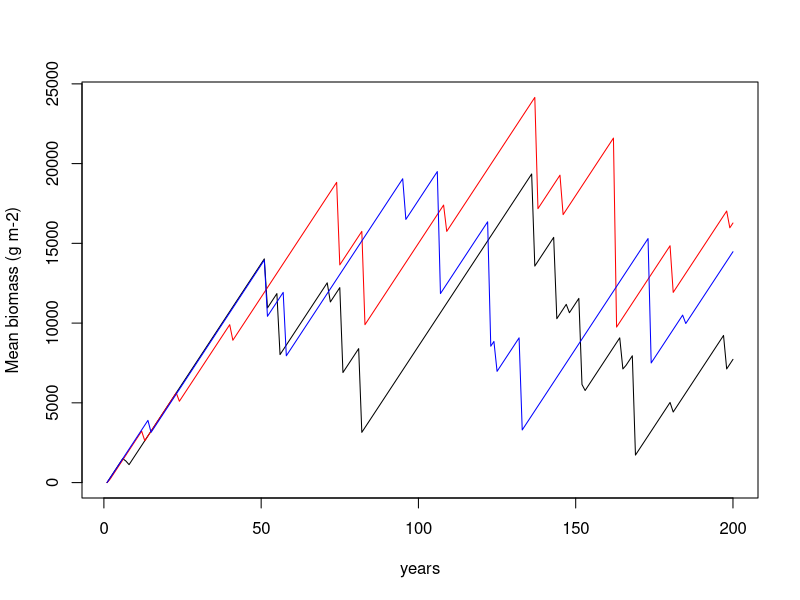
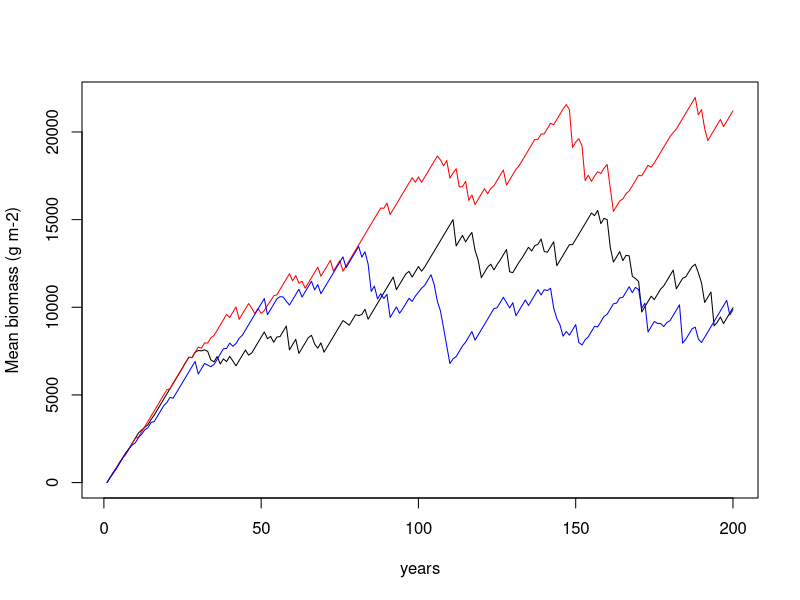
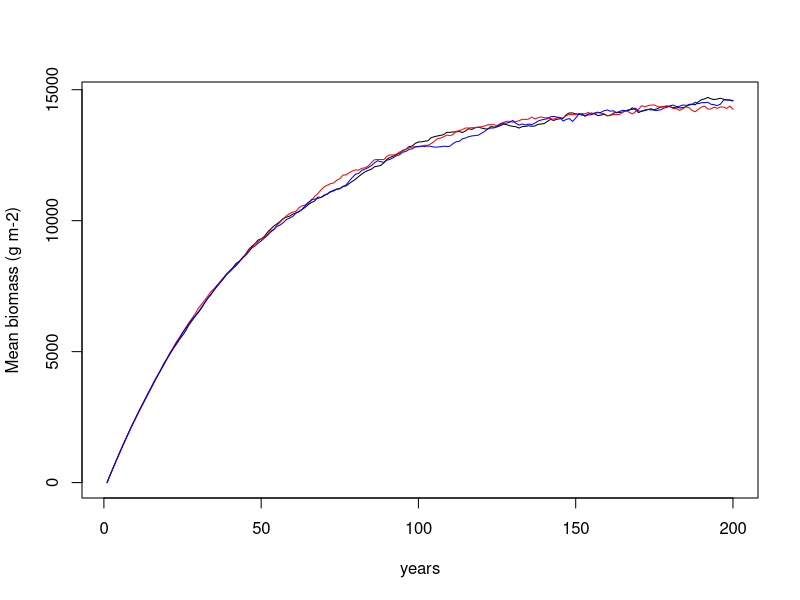
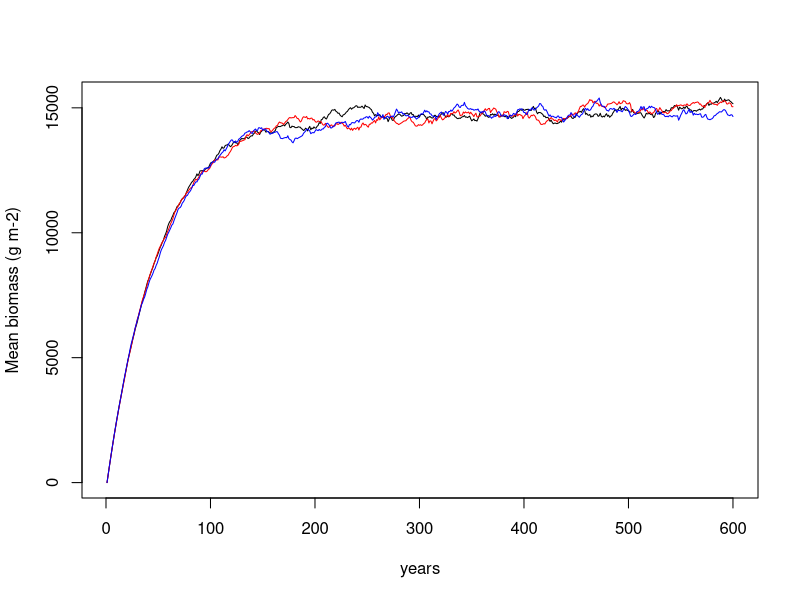
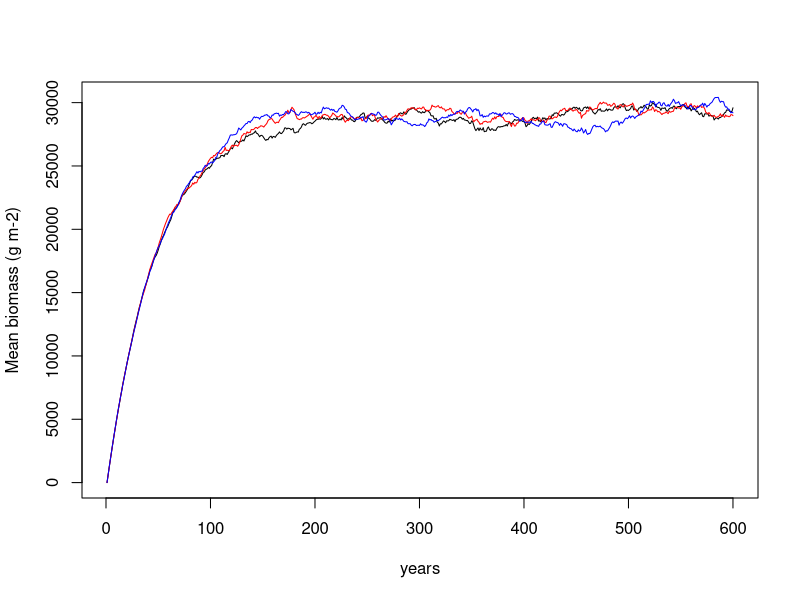

These figures' R source, in order: (Note: a time limit stopped this script after it produced the figures.)
## ---- chunk 1
knitr::opts_chunk$set(echo = TRUE)
## ---- chunk 2
simulation_years <- 200

num_trees_side1 <- 2
num_trees_side2 <- 2

veg <- array(NA, dim = c(simulation_years, num_trees_side1, num_trees_side2))
## ---- chunk 3
dim(veg)
## ---- chunk 4
veg[3, 2, 1]<- 6

## ---- chunk 5
veg[1, , ] <- 0
## ---- chunk 6
for(i in 2:simulation_years){ # YEAR LOOP
  for(j in 1:num_trees_side1){ #ROW LOOP
    for(k in 1:num_trees_side2){ #COLUMN LOOP
      
      #DELETE THIS AFTER YOU SEE HOW THE LOOP WORKS
      
      #print(paste0("i is: ",i, ", j is: ", j, ", k is: ", k))
      
      # THIS IS WHERE YOU WILL INSERT EQUATION WHERE 
      #THE INDEXES i,j, and k ARE USED TO REFERENCE
      #THE VEG ARRAY
    }
  }
}
## ---- chunk 7
#Insert Answer 3 here 
veg[1, , ] <- 0

for(i in 2:simulation_years){ # YEAR LOOP
  for(j in 1:num_trees_side1){ #ROW LOOP
    for(k in 1:num_trees_side2){ #COLUMN LOOP
      veg[i,j,k]<- 100
    }
  }
}

## ---- chunk 8
veg[1, , ] <- 0
mortality <- 0.02
npp <- 300

for(i in 2:simulation_years){ # YEAR LOOP
  for(j in 1:num_trees_side1){ #ROW LOOP
    for(k in 1:num_trees_side2){ #COLUMN LOOP
      veg[i,j,k]<- veg[i-1,j,k] + npp
      rvar <- runif(n = 1, min = 0, max = 1)
      if(rvar < mortality){  
      veg[i,j,k] <-  0}
    }
  }
}

## ---- chunk 9
#THIS INITIALIZES AN ARRAY THAT WE WILL USE TO SAVE THE SPATIAL MEAN OF THE FOREST AT EACH TIME-STEP

forest_average1 <- array(NA, dim = c(simulation_years))

#THIS LOOPS THROUGH THE TIME-STEP
for(i in 1:simulation_years){
	#THIS CALCULATES THE MEAN OF THE ARRAY FOR EACH YEAR ‘i'
	forest_average1[i] <- mean(veg[i, , ])
}
## ---- chunk 10
#2nd simulation

veg[1, , ] <- 0
mortality <- 0.02
npp <- 300

for(i in 2:simulation_years){ # YEAR LOOP
  for(j in 1:num_trees_side1){ #ROW LOOP
    for(k in 1:num_trees_side2){ #COLUMN LOOP
      veg[i,j,k]<- veg[i-1,j,k] + npp
      rvar <- runif(n = 1, min = 0, max = 1)
      if(rvar < mortality){  
      veg[i,j,k] <-  0}
    }
  }
}

forest_average2 <- array(NA, dim = c(simulation_years))

#THIS LOOPS THROUGH THE TIME-STEP
for(i in 1:simulation_years){
	#THIS CALCULATES THE MEAN OF THE ARRAY FOR EACH YEAR ‘i'
	forest_average2[i] <- mean(veg[i, , ])
}

#3rd simulation
veg[1, , ] <- 0
mortality <- 0.02
npp <- 300

for(i in 2:simulation_years){ # YEAR LOOP
  for(j in 1:num_trees_side1){ #ROW LOOP
    for(k in 1:num_trees_side2){ #COLUMN LOOP
      veg[i,j,k]<- veg[i-1,j,k] + npp
      rvar <- runif(n = 1, min = 0, max = 1)
      if(rvar < mortality){  
      veg[i,j,k] <-  0}
    }
  }
}

forest_average3 <- array(NA, dim = c(simulation_years))

#THIS LOOPS THROUGH THE TIME-STEP
for(i in 1:simulation_years){
	#THIS CALCULATES THE MEAN OF THE ARRAY FOR EACH YEAR ‘i'
	forest_average3[i] <- mean(veg[i, , ])
}

## ---- chunk 11
#THIS CREATES A YEAR VECTOR THAT IS USED IN PLOTTING
year <- seq(1, simulation_years ,1)

#SIMPLE PLOTTING FUNCTION

#Get the range from the three simulations
ylimits <- range(c(forest_average1,forest_average2,forest_average3))

#Plot first simulation
plot(year, forest_average1, type = 'l', xlab = 'years', ylab = 'Mean biomass (g m-2)', ylim = ylimits)
#Add the second simulation
points(year, forest_average2, type= 'l' , col = 'red')
#Add the third simulation
points(year, forest_average3, type = 'l', col = 'blue')
## ---- chunk 12
num_trees_side1 <- 5
num_trees_side2 <- 5
veg <- array(NA, dim = c(simulation_years, num_trees_side1, num_trees_side2))

## ---- chunk 13

forest_average1 <- array(NA, dim = c(simulation_years))

#THIS LOOPS THROUGH THE TIME-STEP
for(i in 1:simulation_years){
	#THIS CALCULATES THE MEAN OF THE ARRAY FOR EACH YEAR ‘i'
	forest_average1[i] <- mean(veg[i, , ])
}
## ---- chunk 14
#1st simulation
veg[1, , ] <- 0
mortality <- 0.02
npp <- 300

for(i in 2:simulation_years){ # YEAR LOOP
  for(j in 1:num_trees_side1){ #ROW LOOP
    for(k in 1:num_trees_side2){ #COLUMN LOOP
      veg[i,j,k]<- veg[i-1,j,k] + npp
      rvar <- runif(n = 1, min = 0, max = 1)
      if(rvar < mortality){  
      veg[i,j,k] <-  0}
    }
  }
}

forest_average1 <- array(NA, dim = c(simulation_years))

#THIS LOOPS THROUGH THE TIME-STEP
for(i in 1:simulation_years){
	#THIS CALCULATES THE MEAN OF THE ARRAY FOR EACH YEAR ‘i'
	forest_average1[i] <- mean(veg[i, , ])
}

#2nd simulation

veg[1, , ] <- 0
mortality <- 0.02
npp <- 300

for(i in 2:simulation_years){ # YEAR LOOP
  for(j in 1:num_trees_side1){ #ROW LOOP
    for(k in 1:num_trees_side2){ #COLUMN LOOP
      veg[i,j,k]<- veg[i-1,j,k] + npp
      rvar <- runif(n = 1, min = 0, max = 1)
      if(rvar < mortality){  
      veg[i,j,k] <-  0}
    }
  }
}

forest_average2 <- array(NA, dim = c(simulation_years))

#THIS LOOPS THROUGH THE TIME-STEP
for(i in 1:simulation_years){
	#THIS CALCULATES THE MEAN OF THE ARRAY FOR EACH YEAR ‘i'
	forest_average2[i] <- mean(veg[i, , ])
}

#3rd simulation
veg[1, , ] <- 0
mortality <- 0.02
npp <- 300

for(i in 2:simulation_years){ # YEAR LOOP
  for(j in 1:num_trees_side1){ #ROW LOOP
    for(k in 1:num_trees_side2){ #COLUMN LOOP
      veg[i,j,k]<- veg[i-1,j,k] + npp
      rvar <- runif(n = 1, min = 0, max = 1)
      if(rvar < mortality){  
      veg[i,j,k] <-  0}
    }
  }
}

forest_average3 <- array(NA, dim = c(simulation_years))

#THIS LOOPS THROUGH THE TIME-STEP
for(i in 1:simulation_years){
	#THIS CALCULATES THE MEAN OF THE ARRAY FOR EACH YEAR ‘i'
	forest_average3[i] <- mean(veg[i, , ])
}
## ---- chunk 15
#Note: echo = FALSE turns off the printing of the code and only shows the plot
#INSERT CODE FOR PLOT
year <- seq(1, simulation_years ,1)

#SIMPLE PLOTTING FUNCTION

#Get the range from the three simulations
ylimits <- range(c(forest_average1,forest_average2,forest_average3))

#Plot first simulation
plot(year, forest_average1, type = 'l', xlab = 'years', ylab = 'Mean biomass (g m-2)', ylim = ylimits)
#Add the second simulation
points(year, forest_average2, type= 'l' , col = 'red')
#Add the third simulation
points(year, forest_average3, type = 'l', col = 'blue')

## ---- chunk 16
num_trees_side1 <- 50
num_trees_side2 <- 50
veg <- array(NA, dim = c(simulation_years, num_trees_side1, num_trees_side2))
## ---- chunk 17
#1st simulation
veg[1, , ] <- 0
mortality <- 0.02
npp <- 300

for(i in 2:simulation_years){ # YEAR LOOP
  for(j in 1:num_trees_side1){ #ROW LOOP
    for(k in 1:num_trees_side2){ #COLUMN LOOP
      veg[i,j,k]<- veg[i-1,j,k] + npp
      rvar <- runif(n = 1, min = 0, max = 1)
      if(rvar < mortality){  
      veg[i,j,k] <-  0}
    }
  }
}

forest_average1 <- array(NA, dim = c(simulation_years))

#THIS LOOPS THROUGH THE TIME-STEP
for(i in 1:simulation_years){
	#THIS CALCULATES THE MEAN OF THE ARRAY FOR EACH YEAR ‘i'
	forest_average1[i] <- mean(veg[i, , ])
}

#2nd simulation

veg[1, , ] <- 0
mortality <- 0.02
npp <- 300

for(i in 2:simulation_years){ # YEAR LOOP
  for(j in 1:num_trees_side1){ #ROW LOOP
    for(k in 1:num_trees_side2){ #COLUMN LOOP
      veg[i,j,k]<- veg[i-1,j,k] + npp
      rvar <- runif(n = 1, min = 0, max = 1)
      if(rvar < mortality){  
      veg[i,j,k] <-  0}
    }
  }
}

forest_average2 <- array(NA, dim = c(simulation_years))

#THIS LOOPS THROUGH THE TIME-STEP
for(i in 1:simulation_years){
	#THIS CALCULATES THE MEAN OF THE ARRAY FOR EACH YEAR ‘i'
	forest_average2[i] <- mean(veg[i, , ])
}

#3rd simulation
veg[1, , ] <- 0
mortality <- 0.02
npp <- 300

for(i in 2:simulation_years){ # YEAR LOOP
  for(j in 1:num_trees_side1){ #ROW LOOP
    for(k in 1:num_trees_side2){ #COLUMN LOOP
      veg[i,j,k]<- veg[i-1,j,k] + npp
      rvar <- runif(n = 1, min = 0, max = 1)
      if(rvar < mortality){  
      veg[i,j,k] <-  0}
    }
  }
}

forest_average3 <- array(NA, dim = c(simulation_years))

#THIS LOOPS THROUGH THE TIME-STEP
for(i in 1:simulation_years){
	#THIS CALCULATES THE MEAN OF THE ARRAY FOR EACH YEAR ‘i'
	forest_average3[i] <- mean(veg[i, , ])
}

#Note: echo = FALSE turns off the printing of the code and only shows the plot
#INSERT CODE FOR PLOT
year <- seq(1, simulation_years ,1)

#SIMPLE PLOTTING FUNCTION

#Get the range from the three simulations
ylimits <- range(c(forest_average1,forest_average2,forest_average3))

#Plot first simulation
plot(year, forest_average1, type = 'l', xlab = 'years', ylab = 'Mean biomass (g m-2)', ylim = ylimits)
#Add the second simulation
points(year, forest_average2, type= 'l' , col = 'red')
#Add the third simulation
points(year, forest_average3, type = 'l', col = 'blue')


## ---- chunk 18
#EXAMPLE CODE TO BUILD A TABLE

sensitivity <- array(NA, dim = c(3, 4))

row.names(sensitivity) <- c('Baseline', '2xgrowth', '0.5xmortality')
colnames(sensitivity) <- c('growth parameter', 'mortality parameter', 'biomass',
                          '% change')
sensitivity

## ---- chunk 19
simulation_years <- 600
num_trees_side1 <- 50
num_trees_side2 <- 50
veg <- array(NA, dim = c(simulation_years, num_trees_side1, num_trees_side2))

#1st simulation
veg[1, , ] <- 0
mortality <- 0.02
npp <- 300

for(i in 2:simulation_years){ # YEAR LOOP
  for(j in 1:num_trees_side1){ #ROW LOOP
    for(k in 1:num_trees_side2){ #COLUMN LOOP
      veg[i,j,k]<- veg[i-1,j,k] + npp
      rvar <- runif(n = 1, min = 0, max = 1)
      if(rvar < mortality){  
      veg[i,j,k] <-  0}
    }
  }
}

forest_average1 <- array(NA, dim = c(simulation_years))

#THIS LOOPS THROUGH THE TIME-STEP
for(i in 1:simulation_years){
	#THIS CALCULATES THE MEAN OF THE ARRAY FOR EACH YEAR ‘i'
	forest_average1[i] <- mean(veg[i, , ])
}

#2nd simulation

veg[1, , ] <- 0
mortality <- 0.02
npp <- 300

for(i in 2:simulation_years){ # YEAR LOOP
  for(j in 1:num_trees_side1){ #ROW LOOP
    for(k in 1:num_trees_side2){ #COLUMN LOOP
      veg[i,j,k]<- veg[i-1,j,k] + npp
      rvar <- runif(n = 1, min = 0, max = 1)
      if(rvar < mortality){  
      veg[i,j,k] <-  0}
    }
  }
}

forest_average2 <- array(NA, dim = c(simulation_years))

#THIS LOOPS THROUGH THE TIME-STEP
for(i in 1:simulation_years){
	#THIS CALCULATES THE MEAN OF THE ARRAY FOR EACH YEAR ‘i'
	forest_average2[i] <- mean(veg[i, , ])
}

#3rd simulation
veg[1, , ] <- 0
mortality <- 0.02
npp <- 300

for(i in 2:simulation_years){ # YEAR LOOP
  for(j in 1:num_trees_side1){ #ROW LOOP
    for(k in 1:num_trees_side2){ #COLUMN LOOP
      veg[i,j,k]<- veg[i-1,j,k] + npp
      rvar <- runif(n = 1, min = 0, max = 1)
      if(rvar < mortality){  
      veg[i,j,k] <-  0}
    }
  }
}

forest_average3 <- array(NA, dim = c(simulation_years))

#THIS LOOPS THROUGH THE TIME-STEP
for(i in 1:simulation_years){
	#THIS CALCULATES THE MEAN OF THE ARRAY FOR EACH YEAR ‘i'
	forest_average3[i] <- mean(veg[i, , ])
}

#Note: echo = FALSE turns off the printing of the code and only shows the plot
#INSERT CODE FOR PLOT
year <- seq(1, simulation_years ,1)

#SIMPLE PLOTTING FUNCTION

#Get the range from the three simulations
ylimits <- range(c(forest_average1,forest_average2,forest_average3))

#Plot first simulation
plot(year, forest_average1, type = 'l', xlab = 'years', ylab = 'Mean biomass (g m-2)', ylim = ylimits)
#Add the second simulation
points(year, forest_average2, type= 'l' , col = 'red')
#Add the third simulation
points(year, forest_average3, type = 'l', col = 'blue')

## ---- chunk 20
#1st simulation
veg[1, , ] <- 0
mortality <- 0.02
npp <- 600

for(i in 2:simulation_years){ # YEAR LOOP
  for(j in 1:num_trees_side1){ #ROW LOOP
    for(k in 1:num_trees_side2){ #COLUMN LOOP
      veg[i,j,k]<- veg[i-1,j,k] + npp
      rvar <- runif(n = 1, min = 0, max = 1)
      if(rvar < mortality){  
      veg[i,j,k] <-  0}
    }
  }
}

forest_average1_2x <- array(NA, dim = c(simulation_years))

#THIS LOOPS THROUGH THE TIME-STEP
for(i in 1:simulation_years){
	#THIS CALCULATES THE MEAN OF THE ARRAY FOR EACH YEAR ‘i'
	forest_average1_2x[i] <- mean(veg[i, , ])
}

#2nd simulation

veg[1, , ] <- 0
mortality <- 0.02
npp <- 600

for(i in 2:simulation_years){ # YEAR LOOP
  for(j in 1:num_trees_side1){ #ROW LOOP
    for(k in 1:num_trees_side2){ #COLUMN LOOP
      veg[i,j,k]<- veg[i-1,j,k] + npp
      rvar <- runif(n = 1, min = 0, max = 1)
      if(rvar < mortality){  
      veg[i,j,k] <-  0}
    }
  }
}

forest_average2_2x <- array(NA, dim = c(simulation_years))

#THIS LOOPS THROUGH THE TIME-STEP
for(i in 1:simulation_years){
	#THIS CALCULATES THE MEAN OF THE ARRAY FOR EACH YEAR ‘i'
	forest_average2_2x[i] <- mean(veg[i, , ])
}

#3rd simulation
veg[1, , ] <- 0
mortality <- 0.02
npp <- 600

for(i in 2:simulation_years){ # YEAR LOOP
  for(j in 1:num_trees_side1){ #ROW LOOP
    for(k in 1:num_trees_side2){ #COLUMN LOOP
      veg[i,j,k]<- veg[i-1,j,k] + npp
      rvar <- runif(n = 1, min = 0, max = 1)
      if(rvar < mortality){  
      veg[i,j,k] <-  0}
    }
  }
}

forest_average3_2x <- array(NA, dim = c(simulation_years))

#THIS LOOPS THROUGH THE TIME-STEP
for(i in 1:simulation_years){
	#THIS CALCULATES THE MEAN OF THE ARRAY FOR EACH YEAR ‘i'
	forest_average3_2x[i] <- mean(veg[i, , ])
}

#Note: echo = FALSE turns off the printing of the code and only shows the plot
#INSERT CODE FOR PLOT
year <- seq(1, simulation_years ,1)

#SIMPLE PLOTTING FUNCTION

#Get the range from the three simulations
ylimits <- range(c(forest_average1_2x,forest_average2_2x,forest_average3_2x))

#Plot first simulation
plot(year, forest_average1_2x, type = 'l', xlab = 'years', ylab = 'Mean biomass (g m-2)', ylim = ylimits)
#Add the second simulation
points(year, forest_average2_2x, type= 'l' , col = 'red')
#Add the third simulation
points(year, forest_average3_2x, type = 'l', col = 'blue')

## ---- chunk 21
veg[1, , ] <- 0
mortality <- 0.01
npp <- 300

for(i in 2:simulation_years){ # YEAR LOOP
  for(j in 1:num_trees_side1){ #ROW LOOP
    for(k in 1:num_trees_side2){ #COLUMN LOOP
      veg[i,j,k]<- veg[i-1,j,k] + npp
      rvar <- runif(n = 1, min = 0, max = 1)
      if(rvar < mortality){  
      veg[i,j,k] <-  0}
    }
  }
}

forest_average1_1percm <- array(NA, dim = c(simulation_years))

#THIS LOOPS THROUGH THE TIME-STEP
for(i in 1:simulation_years){
	#THIS CALCULATES THE MEAN OF THE ARRAY FOR EACH YEAR ‘i'
	forest_average1_1percm[i] <- mean(veg[i, , ])
}

#2nd simulation

veg[1, , ] <- 0
mortality <- 0.01
npp <- 300

for(i in 2:simulation_years){ # YEAR LOOP
  for(j in 1:num_trees_side1){ #ROW LOOP
    for(k in 1:num_trees_side2){ #COLUMN LOOP
      veg[i,j,k]<- veg[i-1,j,k] + npp
      rvar <- runif(n = 1, min = 0, max = 1)
      if(rvar < mortality){  
      veg[i,j,k] <-  0}
    }
  }
}

forest_average2_1percm <- array(NA, dim = c(simulation_years))

#THIS LOOPS THROUGH THE TIME-STEP
for(i in 1:simulation_years){
	#THIS CALCULATES THE MEAN OF THE ARRAY FOR EACH YEAR ‘i'
	forest_average2_1percm[i] <- mean(veg[i, , ])
}

#3rd simulation
veg[1, , ] <- 0
mortality <- 0.01
npp <- 300

for(i in 2:simulation_years){ # YEAR LOOP
  for(j in 1:num_trees_side1){ #ROW LOOP
    for(k in 1:num_trees_side2){ #COLUMN LOOP
      veg[i,j,k]<- veg[i-1,j,k] + npp
      rvar <- runif(n = 1, min = 0, max = 1)
      if(rvar < mortality){  
      veg[i,j,k] <-  0}
    }
  }
}

forest_average3_1percm <- array(NA, dim = c(simulation_years))

#THIS LOOPS THROUGH THE TIME-STEP
for(i in 1:simulation_years){
	#THIS CALCULATES THE MEAN OF THE ARRAY FOR EACH YEAR ‘i'
	forest_average3_1percm[i] <- mean(veg[i, , ])
}

#Note: echo = FALSE turns off the printing of the code and only shows the plot
#INSERT CODE FOR PLOT
year <- seq(1, simulation_years ,1)

#SIMPLE PLOTTING FUNCTION

#Get the range from the three simulations
ylimits <- range(c(forest_average1_2x,forest_average2_2x,forest_average3_2x))

#Plot first simulation
plot(year, forest_average1_1percm, type = 'l', xlab = 'years', ylab = 'Mean biomass (g m-2)', ylim = ylimits)
#Add the second simulation
points(year, forest_average2_1percm, type= 'l' , col = 'red')
#Add the third simulation
points(year, forest_average3_1percm, type = 'l', col = 'blue')

## ---- chunk 22
#Code
#Baseline simulation
forecast_average_baseline <- mean(forest_average1[simulation_years],forest_average2[simulation_years],forest_average3[simulation_years])

sensitivity[1,1] <- 300 #NPP USED
sensitivity[1,2] <- 0.02 #Mortality used
sensitivity[1,3] <- forecast_average_baseline #Equilibrium biomass
sensitivity[1,4] <- NA # % change

forecast_average_2xgrowth <- mean(forest_average1_2x[simulation_years],forest_average2_2x[simulation_years],forest_average3_2x[simulation_years])

#2xGrowth simulation
sensitivity[2,1] <- 600
sensitivity[2,2] <- 0.02
sensitivity[2,3] <- forecast_average_2xgrowth
sensitivity[2,4] <- 100 * ((forecast_average_2xgrowth - forecast_average_baseline) / forecast_average_baseline)

  
forecast_average_1percm <- mean(forest_average1_1percm[simulation_years],forest_average2_1percm[simulation_years],forest_average3_1percm[simulation_years])

#0.5 mortality simulation
sensitivity[3,1] <- 300
sensitivity[3,2] <- 0.01
sensitivity[3,3] <-forecast_average_1percm
sensitivity[3,4] <-100*((forecast_average_1percm- forecast_average_baseline)/forecast_average_baseline)

## ---- chunk 23
library(knitr)
#EXAMPLE OF A NICELY FORMATTED TABLE
kable(sensitivity)
